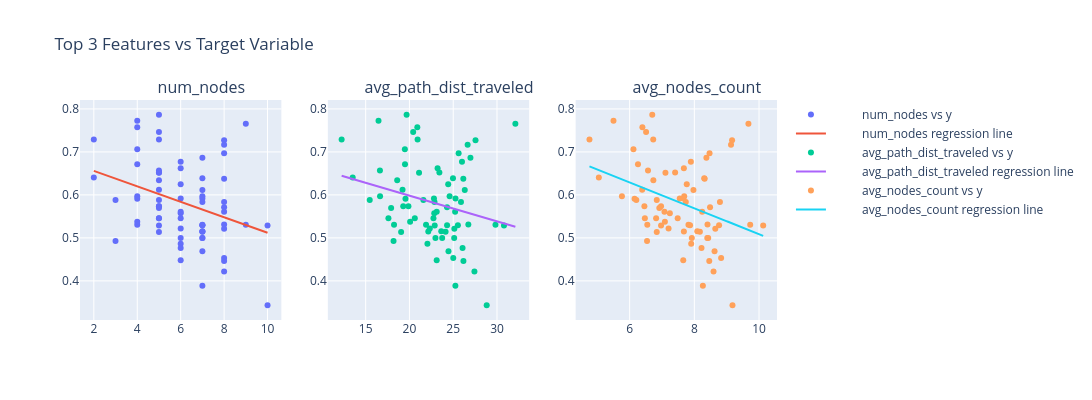

Notebook cell for this chart:
### Code cell
X, y = np.array(baseline_features), np.array(baseline_accs)
baseline_feature_str = """static_baseline_features = [
        euclid_distance, 
        path_distance, 
        num_nodes, 
        avg_path_dist_traveled, 
        avg_nodes_count, 
        avg_turns_count
    ]"""
run_evaluate_regression(X, y, feature_str=baseline_feature_str)
